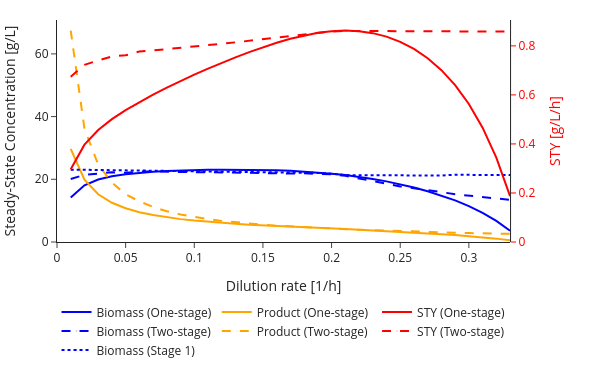

The cell this chart's notebook holds for it:
### Code cell
OS_plot.data = tuple(
    trace for trace in OS_plot.data
    if trace.name != "Biomass (S1)"
)
domain = OS_plot.layout.xaxis.domain
center = (domain[0] + domain[1]) / 2
OS_plot.update_layout(
    width=600,
    height=375,
    legend = dict(
        x = center,
        xanchor = "center",
        xref = "paper",
        y = -0.25,
    )
)
OS_plot.show()
